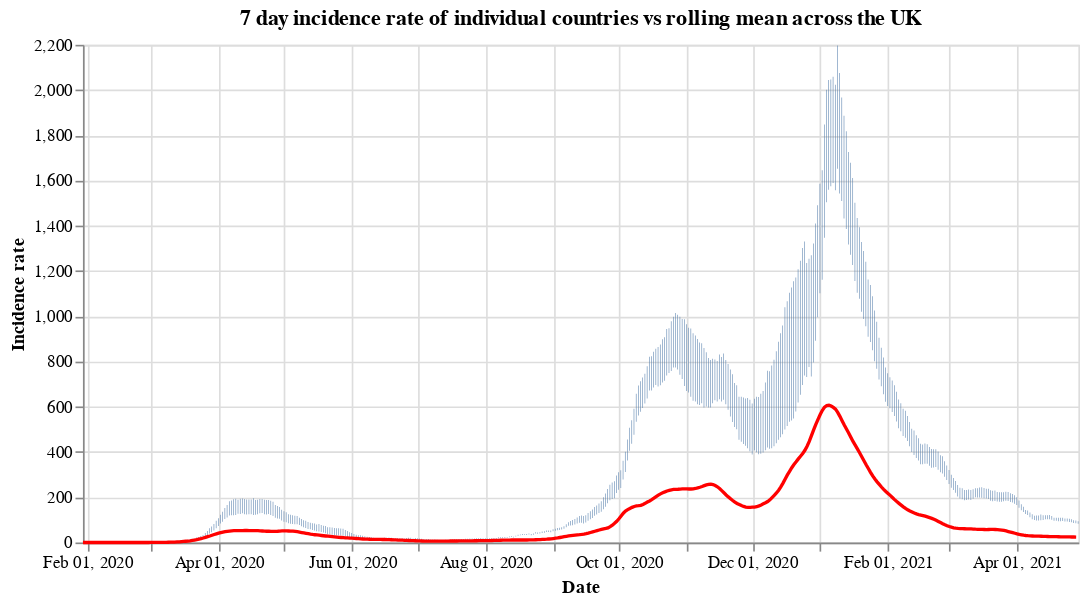

Write notebook code for a chart like this one.
### Code cell
#collapse
countries = uk_cases['areaName'].unique()
countries.sort()

selection = alt.selection_single(
    name='Select',
    fields=['areaName'],
    init={'areaName': 'Wales'},
    bind={'areaName': alt.binding_select(options=countries)}
)

# scatter plot, modify opacity based on selection
bars = alt.Chart(uk_cases).mark_bar().add_selection(
    selection
).encode(
    x=alt.X("yearmonthdate(date):T", axis=alt.Axis(title='Date')),
    y=alt.Y("weeklyCasesRate:Q", axis=alt.Axis(title='Incidence rate')),
    tooltip='weeklyCasesRate:Q',
    opacity=alt.condition(selection, alt.value(1), alt.value(0))
).properties(title=f'7 day incidence rate of individual countries vs rolling mean across the UK', width=600)

line = alt.Chart(overview_cases).mark_line(
    color='red',
    size=2,
).transform_window(
    rolling_mean='mean(weeklyCasesRate)',
    frame=[0, 7]
).encode(
    x='yearmonthdate(date):T',
    y='rolling_mean:Q'
)

alt.layer(bars, line)

### Figure 1 — Vega-Lite specification as saved in the notebook (floating-point values rounded to 4 significant figures; data arrays with more than 128 entries replaced by an {"elided": "..."} marker saying what was removed)
{"config": {"view": {"continuousWidth": 400, "continuousHeight": 300}}, "layer": [{"data": {"name": "data-148bb727f53daa081a5586965e0f93aa"}, "mark": "bar", "encoding": {"opacity": {"condition": {"value": 1, "selection": "Select"}, "value": 0}, "tooltip": {"type": "quantitative", "field": "weeklyCasesRate"}, "x": {"type": "temporal", "axis": {"title": "Date"}, "field": "date", "timeUnit": "yearmonthdate"}, "y": {"type": "quantitative", "axis": {"title": "Incidence rate"}, "field": "weeklyCasesRate"}}, "selection": {"Select": {"type": "single", "fields": ["areaName"], "init": {"areaName": "Wales"}, "bind": {"areaName": {"input": "select", "options": ["England", "Northern Ireland", "Scotland", "Wales"]}}}}, "title": "7 day incidence rate of individual countries vs rolling mean across the UK", "width": 600}, {"data": {"name": "data-3c20191431a05a7c9139e3f6a4bddbb0"}, "mark": {"type": "line", "color": "red", "size": 2}, "encoding": {"x": {"type": "temporal", "field": "date", "timeUnit": "yearmonthdate"}, "y": {"type": "quantitative", "field": "rolling_mean"}}, "transform": [{"window": [{"op": "mean", "field": "weeklyCasesRate", "as": "rolling_mean"}], "frame": [0, 7]}]}], "$schema": "https://vega.github.io/schema/vega-lite/v4.8.1.json", "datasets": {"data-148bb727f53daa081a5586965e0f93aa": {"elided": "1728 records"}, "data-3c20191431a05a7c9139e3f6a4bddbb0": {"elided": "455 records"}}}
